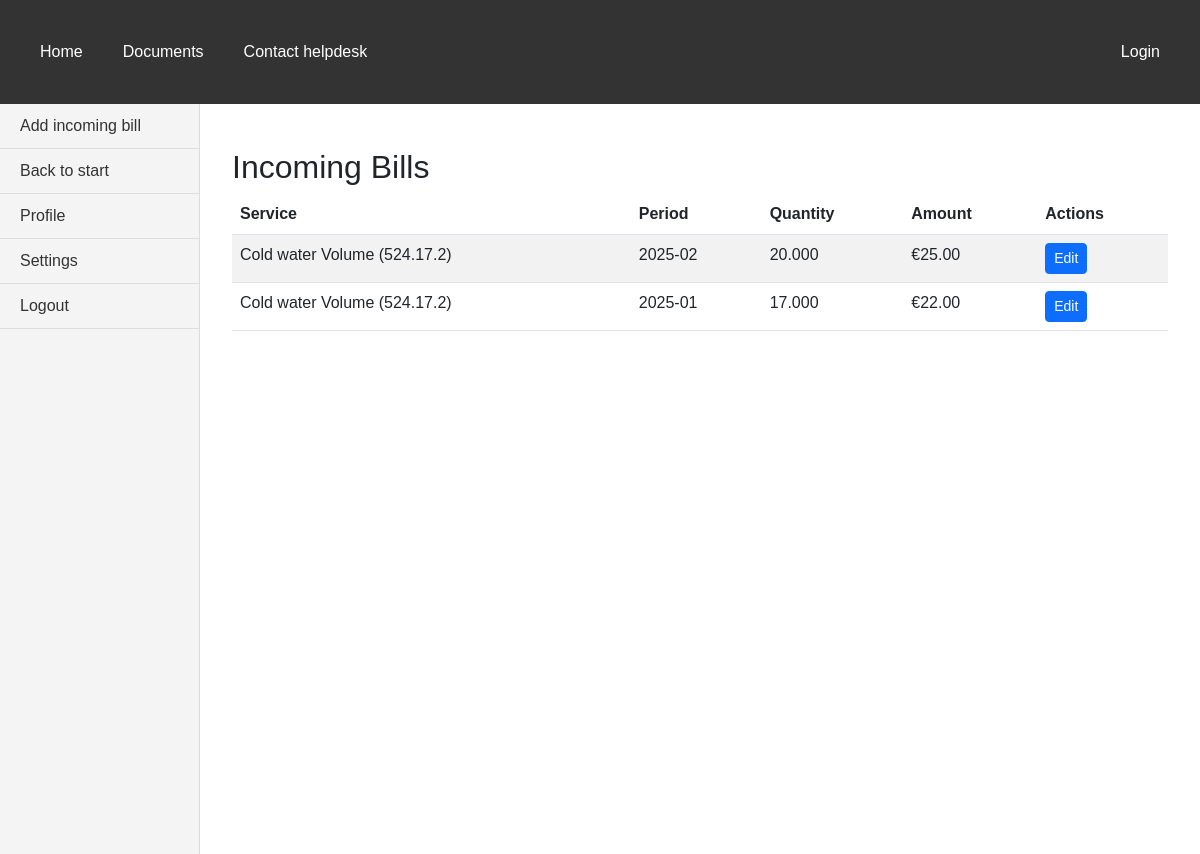
Page /bills/incoming_bills/ on the earlier database version.
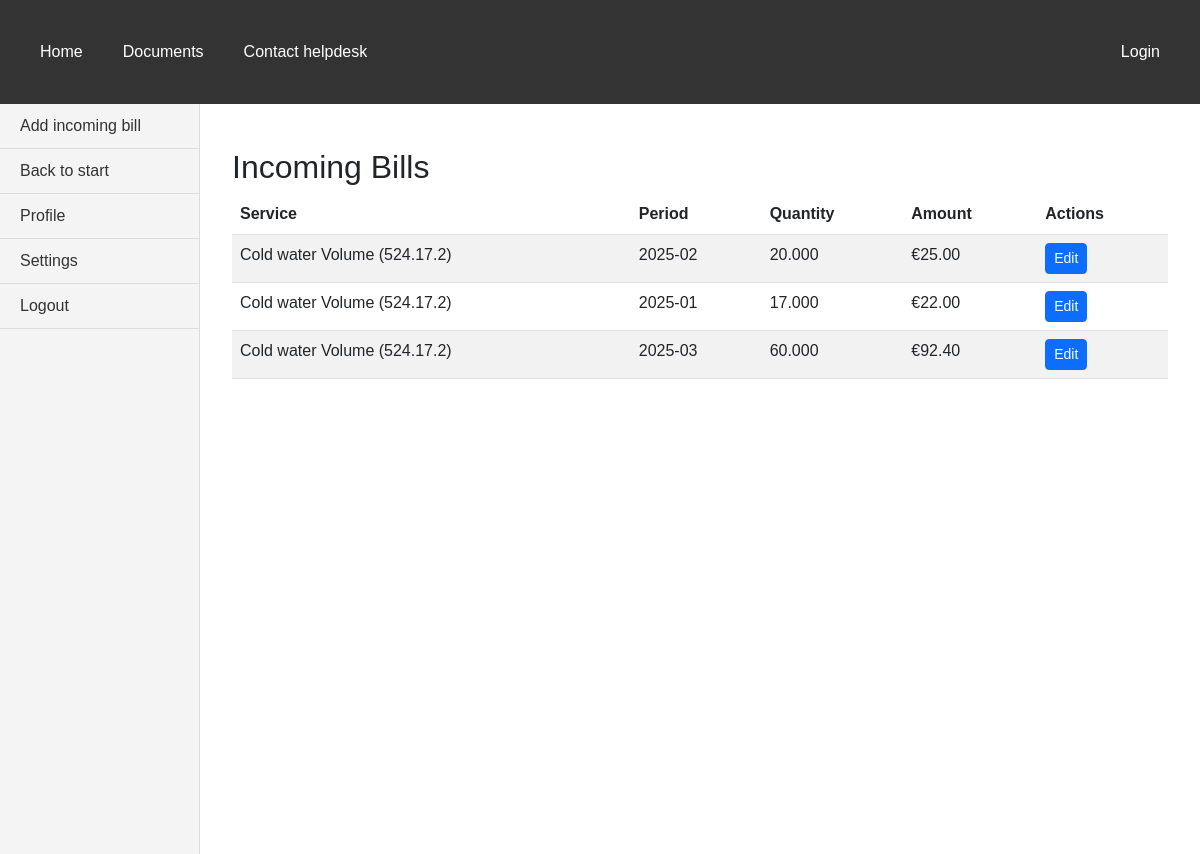
Same page on the later database version.
### bills/models.py (models this page shows, shortened)
class IncomingBill(models.Model):
    provider = models.ForeignKey(Provider, on_delete=models.CASCADE)
    house = models.ForeignKey(House, on_delete=models.CASCADE)
    service = models.ForeignKey(Service, on_delete=models.CASCADE)
    number = models.CharField(max_length=20, validators=[MinLengthValidator(2, 'Must be at least 2 characters')])
    year = models.PositiveIntegerField(help_text="Format: YYYY",
                                       validators=[RegexValidator(r'^(202[1-9]|20[3-9])$')])
    month = models.PositiveSmallIntegerField(help_text="Format: MM",
                                             validators=[RegexValidator(r'^(0?[1-9]|1[0-2])$')])
    quantity_received = models.DecimalField(max_digits=10, decimal_places=3)
    amount = models.DecimalField(max_digits=10, decimal_places=2)
    @property
    def period(self):
        return f"{self.year}-{str(self.month).zfill(2)}"

class Service(models.Model):
    house = models.ForeignKey(House, on_delete=models.CASCADE, default=None)
    NAME_CHOICES = [(None, 'Select service'), ('cold_water', 'Cold water'), ('electricity', 'Electricity'), ('hot_water', 'Hot water'), ('heat', 'Heat'), ('other', 'Other')]
    name = models.CharField(max_length=30, choices=NAME_CHOICES, validators=[MinLengthValidator(3, 'Must be at least 3 characters')])
    provider = models.ForeignKey(Provider, on_delete=models.PROTECT, default=None)
    CHOICES = [
        ('object_count', 'Count of objects (524.4.1)'),
        ('part_of_house', 'Part of house (524.4.2)'),
        ('living_person_count', 'Count of living persons (524.4.3)'),
        ('declared_person_count', 'Count of declared persons (524.4.4)'),
        ('area', 'Area (524.17.1)'),
        ('heated_area', 'Heated area'),
        ('volume', 'Volume (524.17.2)'),
        ('one_time_payment', 'One time payment'),
    ]
    service_type = models.CharField(max_length=30, choices=CHOICES)
    measuring_units = models.CharField(max_length=15, validators=[
        MinLengthValidator(1, 'Must be at least 1 character')
    ])
    price_per_unit = models.DecimalField(max_digits=10, decimal_places=2)
    def __str__(self):
        return self.get_name_display() + '  ' + self.get_service_type_display()

### bills/views.py (the view)
# urls.py: path("incoming_bills/", views.IncomingBillListView.as_view(), name='incoming_bills'),
class IncomingBillListView(ListView):
    model = IncomingBill
    template_name = 'bills/incoming_bill_list.html'
    context_object_name = "incoming_bills"
    def get_queryset(self):
        house_id = self.kwargs.get('house_id')
        if house_id:
            return IncomingBill.objects.filter(house_id=house_id)
        return IncomingBill.objects.all()
    def get_context_data(self, **kwargs):
        context = super().get_context_data(**kwargs)
        house_id = self.kwargs.get('house_id')
        if house_id:
            context["house"] = House.objects.get(id=house_id)
        return context

### bills/templates/bills/incoming_bill_list.html (shortened to what this page needs)
{% extends 'base.html' %}
{% block sidebar %}
<aside class="vertical-menu">
    {% if house %}
        <a href="{% url 'add_incoming' house.id %}">Add incoming bill</a>
        <a href="{% url 'total_bills' house.id %}">Calculate total bills</a>
        <a href="{% url 'house_update' house.id %}">Back to house</a>
    {% else %}
        <a href="{% url 'add_incoming' %}">Add incoming bill</a>
    {% endif %}
    <a href="{% url 'index' %}">Back to start</a>
    <a href="#">Profile</a>
    <a href="#">Settings</a>
    <a href="#">Logout</a>
</aside>
{% endblock %}
{% block content %}
<div class="container mt-4">
    <h2>Incoming Bills</h2>
    {% if incoming_bills %}
        <table class="table table-striped">
            <thead>
                <tr>
                    <th>Service</th>
                    <th>Period</th>
                    <th>Quantity</th>
                    <th>Amount</th>
                    <th>Actions</th>
                </tr>
            </thead>
            <tbody>
                {% for bill in incoming_bills %}
                    <tr>
                        <td>{{ bill.service }}</td>
                        <td>{{ bill.period }}</td>
                        <td>{{ bill.quantity_received|floatformat:3 }}</td>
                        <td>€{{ bill.amount|floatformat:2 }}</td>
                        <td>
                            <a href="{% url 'incoming_bill_update' house.id bill.pk %}" class="btn btn-sm btn-primary">Edit</a>
                        </td>
                    </tr>
                {% endfor %}
            </tbody>
        </table>
    {% else %}
    {% if house %}
        <p>No incoming bills found for {{ house.address }}.</p>
    {% else %}
        <p>No incoming bills found.</p>
    {% endif %}
    {% endif %}
</div>
{% endblock %}

### bills/templates/base.html (shortened to what this page needs)
<!DOCTYPE html>
{% load static %}
<html lang="en">
<head>
    <link href="https://cdn.jsdelivr.net/npm/bootstrap@5.3.0/dist/css/bootstrap.min.css" rel="stylesheet">
    <link rel="stylesheet" href="{% static 'css/styles.css' %}">
</head>
<body>
    <nav class="horizontal-menu">
        <div class="nav-left">
            <a class="nav-item nav-link" href="{% url 'index' %}">Home</a>
            <a href="#">Documents</a>
            <a href="#">Contact helpdesk</a>
        </div>
        <div class="nav-right">
            {% if user.is_authenticated %}
                <span class="nav-item nav-link">Welcome, {{ user.username }}</span>
                <a class="nav-item nav-link" href="{% url 'logout' %}">Logout</a>
            {% else %}
                <a class="nav-item nav-link" href="{% url 'login' %}">Login</a>
            {% endif %}
        </div>
    </nav>
    <div class="content-wrapper">
        {% block sidebar %}{% endblock %}
        <main class="main-content">
            {% block content %}{% endblock %}
        </main>
    </div>
</body>
</html>

### static/css/styles.css (style rules this page uses)
body { margin: 0; font-family: Arial, sans-serif; display: flex; flex-direction: column; }
.horizontal-menu { background-color: #333; color: white; display: flex; padding: 20px; margin: 0; justify-content: space-between; align-items: center; }
.nav-left { display: flex; }
.nav-right { display: flex; align-items: center; }
.horizontal-menu a { color: white; padding: 20px; text-decoration: none; text-align: center; }
.content-wrapper { display: flex; flex: 1; }
.vertical-menu { width: 200px; background-color: #f4f4f4; padding: 0; margin: 0; border-right: 1px solid #ddd; display: flex; flex-direction: column; min-height: calc(100vh - 50px); }
.vertical-menu a { padding: 10px 20px; text-decoration: none; color: #333; border-bottom: 1px solid #ddd; }
.main-content { flex: 1; padding: 20px; }

Differences in the rows shown:
added IncomingBill: service "Cold water Volume (524.17.2)", period "2025-03", quantity_received "60.000", amount "92.40"
